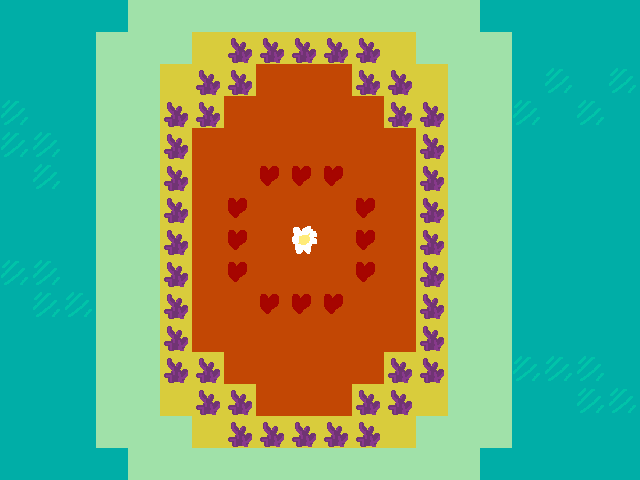

This game map was drawn from its Tiled (.tmx) file and the tilesets committed beside it. A one-line description and the trimmed map source follow:
An orthogonal 20x15 tile map with 32x32 px tiles, 2 tile layers (bg0, bg1), 2 tilesets.

<map version="1.0" orientation="orthogonal" renderorder="right-down" width="20" height="15" tilewidth="32" tileheight="32" nextobjectid="1">
 <tileset firstgid="1" source="land.tsx" />
 <tileset firstgid="5" source="decos.tsx" />
 <layer name="bg0" width="20" height="15">
  <data>[300 cells, 300 non-empty, 4 distinct tile ids]</data>
 </layer>
 <layer name="bg1" width="20" height="15">
  <data>[300 cells, 70 non-empty, 4 distinct tile ids]</data>
 </layer>
</map>
